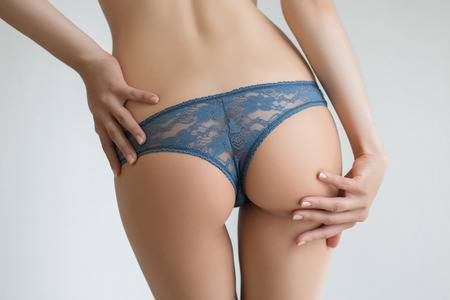
#> input picture 02/src/butt.jpg, 450 x 300 px
$ python fourier-compare.py butt.jpg
#> lines starting #> are read from the running program, lines starting #| are printed output that depends on the picture
import cv2
import numpy as np
from matplotlib import pyplot as plt
import argparse

parser = argparse.ArgumentParser()
parser.add_argument('path', help='Path to image')
args = parser.parse_args()

def magnitude_spectrum(im):
    f = np.fft.fft2(im)
    fshift = np.fft.fftshift(f)
    return 20*np.log(np.abs(fshift))


img = cv2.imread('butt.jpg',0)
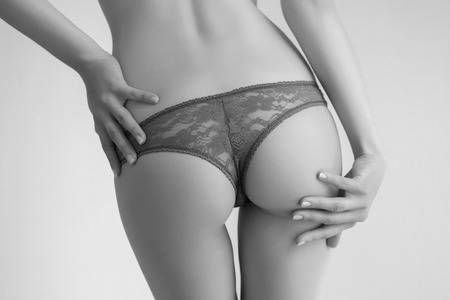
#> img: shape (300, 450); min 0, max 249, mean 176
img2 = cv2.imread(args.path,0)
m_img = magnitude_spectrum(img)
#> in magnitude_spectrum, `return 20*np.log(np.abs(fshift))`:
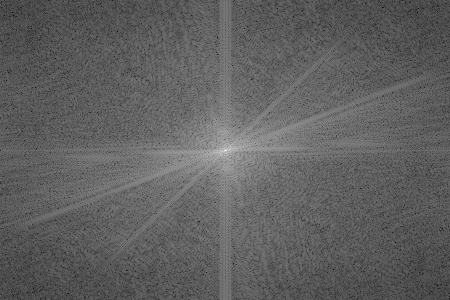
#> returned value: shape (300, 450) float64; min 25.04, max 339.7, mean 144.1; drawn with min black and max white
m_img2 = magnitude_spectrum(img2)

plt.suptitle(args.path, fontsize=16)
plt.subplot(221),plt.imshow(img, cmap = 'gray')
plt.title('Input Image'), plt.xticks([]), plt.yticks([])
plt.subplot(222),plt.imshow(m_img, cmap = 'gray')
plt.title('Magnitude Spectrum'), plt.xticks([]), plt.yticks([])
plt.subplot(223),plt.imshow(img2, cmap = 'gray')
plt.title('Edited Image'), plt.xticks([]), plt.yticks([])
plt.subplot(224),plt.imshow(m_img2, cmap = 'gray')
plt.title('Magnitude Spectrum'), plt.xticks([]), plt.yticks([])
plt.savefig("../results/"+args.path+".png", dpi=300)
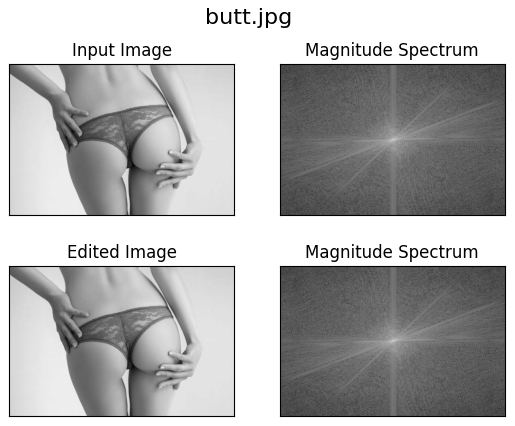
#> figure drawn by matplotlib, 4 panels

$ run again, with 02/src/gaussian_noise.jpg copied over 02/src/butt.jpg
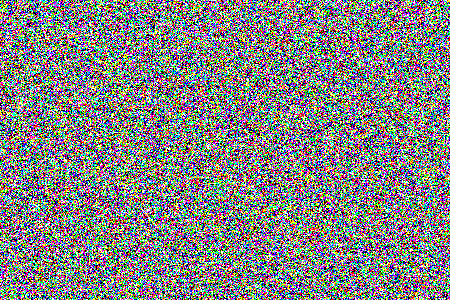
#> input picture 02/src/gaussian_noise.jpg, 450 x 300 px
#> in magnitude_spectrum, `return 20*np.log(np.abs(fshift))`:
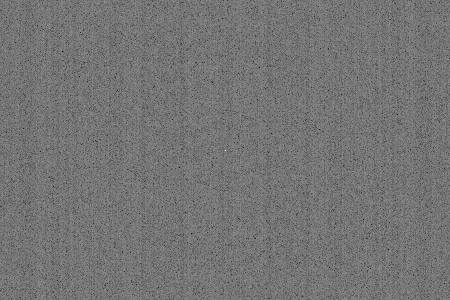
#> returned value: shape (300, 450) float64; min 87.59, max 333.9, mean 200.4; drawn with min black and max white
#> `plt.savefig("../results/"+args.path+".png", dpi=300)`:
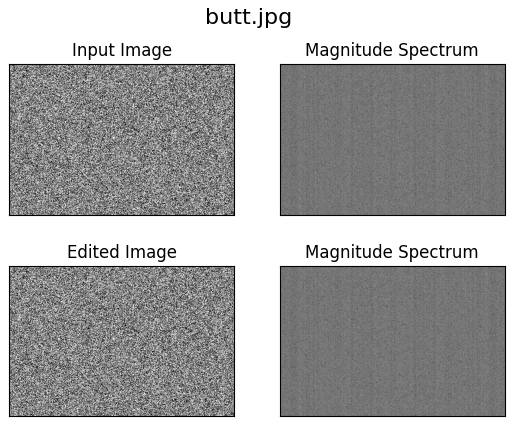
#> figure drawn by matplotlib, 4 panels
